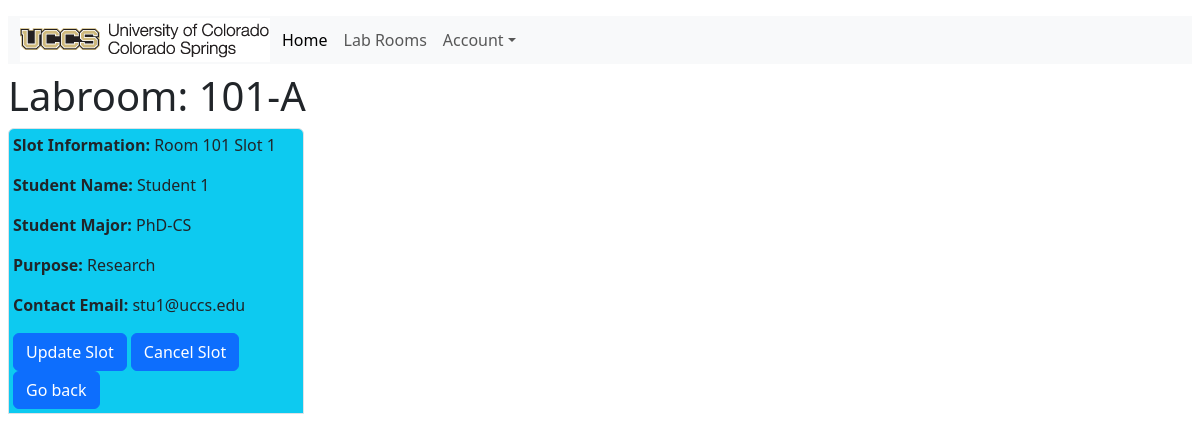
Page /labroom/1 on the earlier database version.
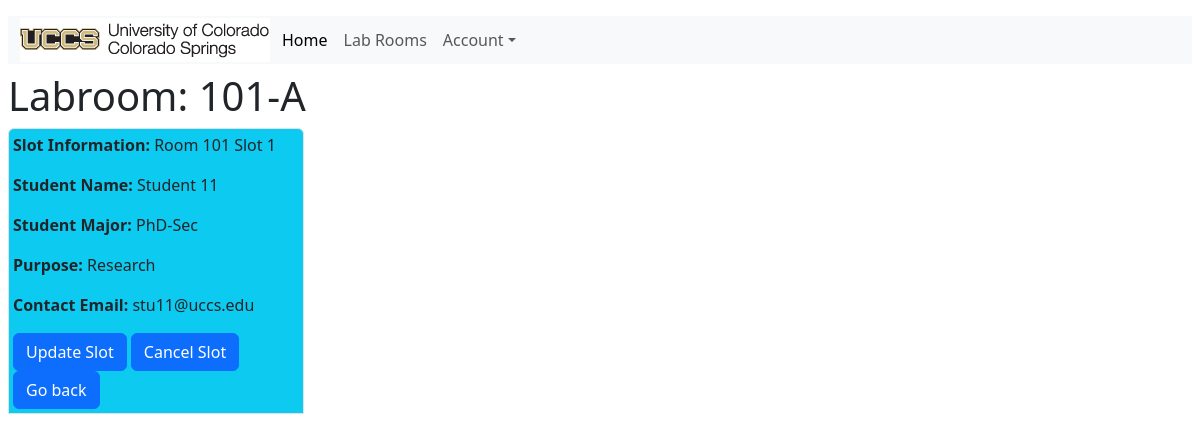
Same page on the later database version.
### alras_application/models.py (models this page shows, shortened)
class RoomSlot(models.Model):
    SLOTS = (
        ('slot-1', '09:00 - 12:00'),
        ('slot-2', '12:00 - 15:00'),
        ('slot-3', '15:00 - 18:00')
    )
    slot = models.CharField(max_length=200, choices= SLOTS)
    title = models.CharField(max_length=200)

class Student(models.Model):
    MAJOR = (
        ('PhD-CS', 'PhD in Computer Science'),
        ('PhD-Sec', 'PhD in Security'),
        ('MS-CS', 'MS in Computer Science'),
        ('MS-Sec', 'MS in Security'),
    )
    name = models.CharField(max_length=200)
    email = models.CharField("UCCS Email", max_length=200)
    major = models.CharField(max_length=200, choices= MAJOR)
    slot = models.ForeignKey(RoomSlot, on_delete=models.CASCADE, unique=True, default = None)
    purpose = models.CharField(max_length=200)

### alras_application/views.py (the view)
# urls.py: path('labroom/<int:pk>', views.LabRoomDetailView.as_view(), name='labroom-detail'),
class LabRoomDetailView(generic.DetailView):
    model = LabRoom
    def get_context_data(self, **kwargs):
        context = super().get_context_data(**kwargs)
        a = LabRoom.objects.filter(id=self.kwargs['pk']).values().all()[0]['slots_id']
        context["roomslot"] = RoomSlot.objects.filter(id=a)
        context["students"] = Student.objects.filter(slot_id=a)
        return context

### alras_application/templates/alras_application/labroom_detail.html
{% extends 'alras_application/base_template.html' %}
{% block content %}
<h1>Labroom: {{ labroom.title }}</h1>
<div class="col-sm-3 p-1 border rounded-top bg-info text-dark">
{% for room in roomslot %}
<p><strong>Slot Information:</strong> {{ room.title }}</p>
{% endfor %}
{% if students %}
{% for student in students %}
<p><strong>Student Name:</strong> {{ student.name }}</p>
<p><strong>Student Major:</strong> {{ student.major }}</p>
<p><strong>Purpose:</strong> {{ student.purpose }}</p>
<p><strong>Contact Email:</strong> {{ student.email }}</p>
{% endfor %}
<a class="btn btn-primary" href="{%url 'update_slot' labroom.id%}" role="button">Update Slot</a>
<a class="btn btn-primary" href="{%url 'cancel_slot' labroom.id%}" role="button">Cancel Slot</a>
{% else %}
<p>This slot is available for reservation</p>
<a class="btn btn-primary" href="{% url 'reserve_slot' labroom.id %}" role="button">Reserve</a>
{% endif %}
<a class="btn btn-primary" href="{%url 'labroom'%}" role="button">Go back</a>
</div>
{% endblock %}

Differences in the rows shown:
removed Student: name "Student 1", major "PhD-CS", purpose "Research", email "stu1@uccs.edu"
added Student: name "Student 11", major "PhD-Sec", purpose "Research", email "stu11@uccs.edu"
